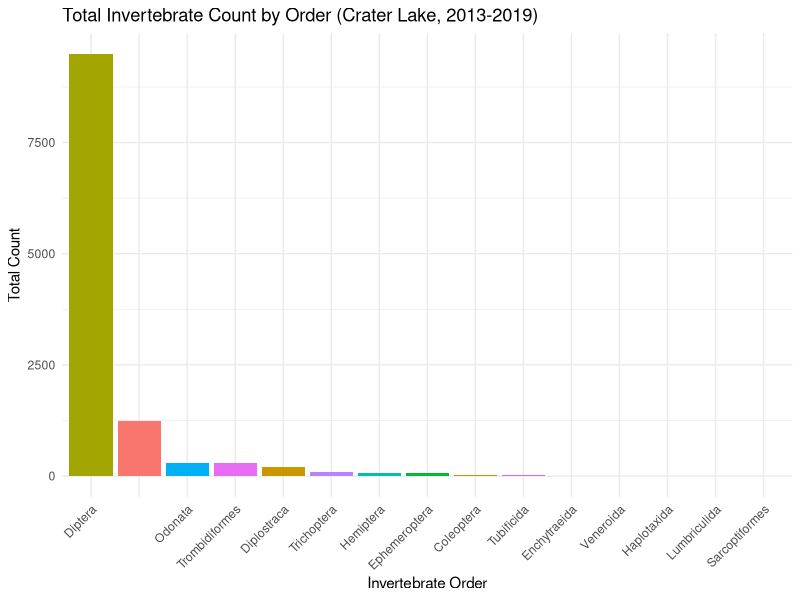
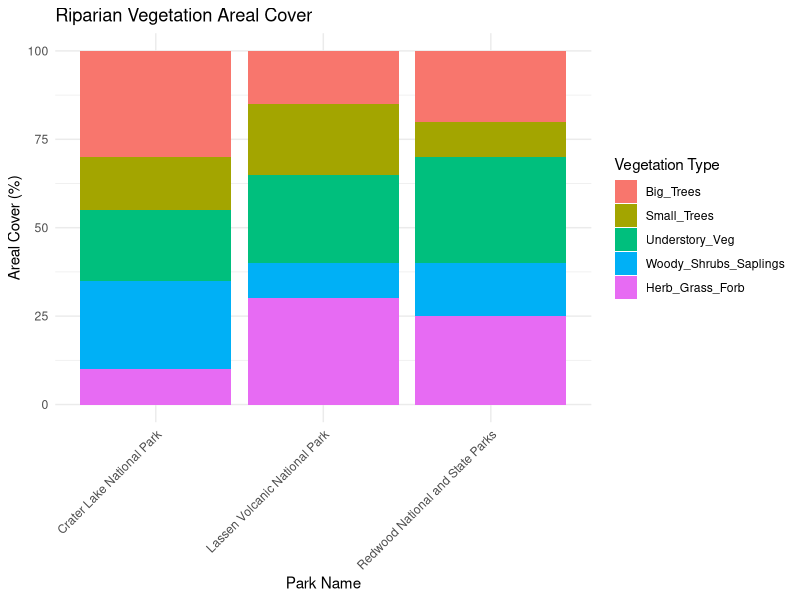

Here is the R script that generated these plots, in order:
## ---- chunk 1
# Load libraries
library(dplyr)
library(ggplot2)

# Load datasets
invert_species <- read.csv("InvertSpecies.csv")
riparian_cover <- read.csv("RiparianCover.csv")
water_quality <- read.csv("WaterQuality.csv")

# Filter for Crater Lake and 2018
invert_species_filtered <- invert_species %>%
  filter(Park_Name == "Crater Lake National Park" & Start_Date >= "2018-01-01" & Start_Date <= "2018-12-31")

riparian_cover_filtered <- riparian_cover %>%
  filter(Park_Name == "Crater Lake National Park" & Start_Date >= "2018-01-01" & Start_Date <= "2018-12-31")

water_quality_filtered <- water_quality %>%
  filter(Park_Name == "Crater Lake National Park" & Start_Date >= "2018-01-01" & Start_Date <= "2018-12-31")

# Merge datasets
merged_data <- invert_species_filtered %>%
  inner_join(riparian_cover_filtered, by = c("Lake_Code", "Park_Name", "Start_Date")) %>%
  inner_join(water_quality_filtered, by = c("Lake_Code", "Park_Name", "Start_Date"))
## ---- chunk 2
invert_species %>%
  filter(
    Park_Name == "Crater Lake National Park",
    Start_Date >= "2013-01-01", Start_Date <= "2019-12-31",
    !is.na(Order),
    !is.na(Count)
  ) %>%
  group_by(Order) %>%
  summarize(Total_Count = sum(Count, na.rm = TRUE)) %>%
  ggplot(aes(x = reorder(Order, -Total_Count), y = Total_Count, fill = Order)) +
  geom_col(show.legend = FALSE) +
  labs(
    title = "Total Invertebrate Count by Order (Crater Lake, 2013-2019)",
    x = "Invertebrate Order",
    y = "Total Count"
  ) +
  theme_minimal() +
  theme(axis.text.x = element_text(angle = 45, hjust = 1))

## ---- chunk 3
# Load necessary library
library(ggplot2)

# Create a sample dataset
data <- data.frame(
  Park_Name = c("Redwood National and State Parks", "Lassen Volcanic National Park", "Crater Lake National Park"),
  Big_Trees = c(20, 15, 30),
  Small_Trees = c(10, 20, 15),
  Understory_Veg = c(30, 25, 20),
  Woody_Shrubs_Saplings = c(15, 10, 25),
  Herb_Grass_Forb = c(25, 30, 10)
)

# Melt the data for ggplot
library(reshape2)
data_melted <- melt(data, id.vars = "Park_Name", 
                    variable.name = "Vegetation_Type", 
                    value.name = "Areal_Cover")

# Plot stacked bar chart with tilted axis labels
ggplot(data_melted, aes(x = Park_Name, y = Areal_Cover, fill = Vegetation_Type)) +
  geom_bar(stat = "identity", position = "stack") +
  labs(title = "Riparian Vegetation Areal Cover", 
       x = "Park Name", 
       y = "Areal Cover (%)", 
       fill = "Vegetation Type") +
  theme_minimal() +
  theme(axis.text.x = element_text(angle = 45, hjust = 1))
